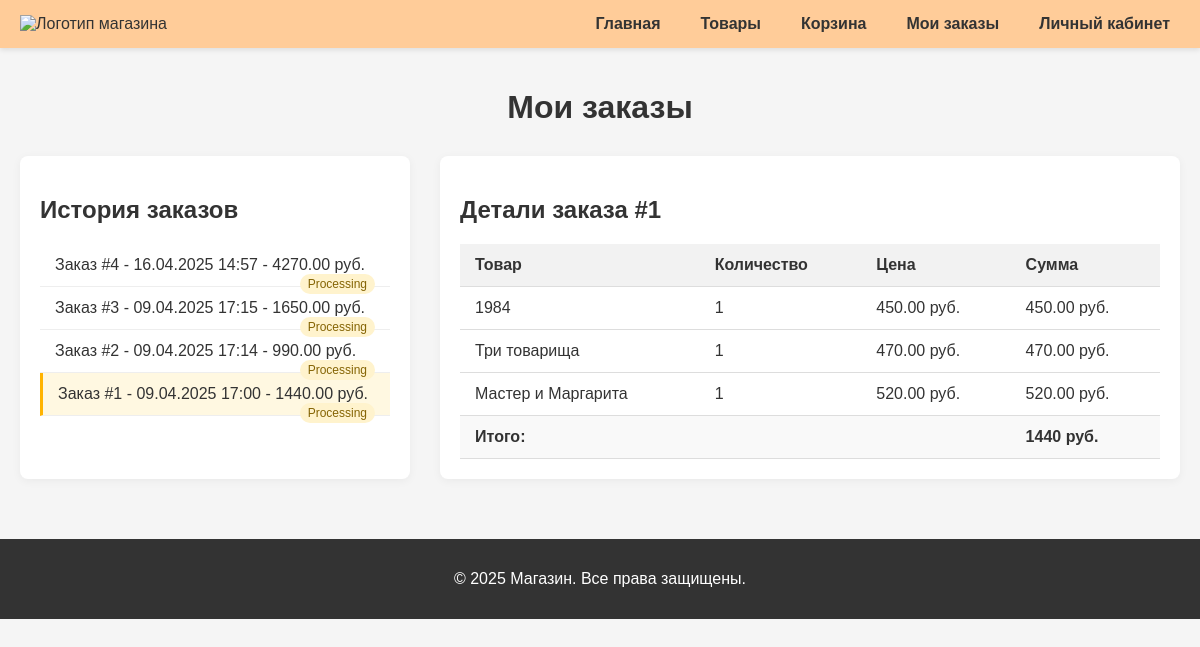
The page /pr/php/zakaz.php?order_id=1 (signed in) on the database its author committed.
### tables this page shows
CREATE TABLE `orders` (
  `id` int NOT NULL,
  `user_id` int NOT NULL,
  `order_date` datetime NOT NULL,
  `status` enum('processing','shipped','delivered','cancelled') DEFAULT 'processing'
);

CREATE TABLE `order_items` (
  `id` int NOT NULL,
  `order_id` int NOT NULL,
  `product_id` int NOT NULL,
  `quantity` int NOT NULL,
  `price` decimal(10,2) NOT NULL
);

CREATE TABLE `products` (
  `id` int NOT NULL,
  `name` varchar(100) NOT NULL,
  `description` text,
  `price` decimal(10,2) NOT NULL,
  `quantity` int NOT NULL,
  `category_id` int DEFAULT NULL,
  `image` longblob
);

### pr/php/zakaz.php (the view, shortened to what this page needs)
<?php
require_once '../db.php';
$user_id = $_SESSION['user_id'];
$order_id = isset($_GET['order_id']) ? (int)$_GET['order_id'] : null;
$orders_query = "SELECT o.id, o.order_date, o.status, SUM(oi.quantity * oi.price) as total
                 FROM orders o
                 JOIN order_items oi ON o.id = oi.order_id
                 WHERE o.user_id = ?
                 GROUP BY o.id
                 ORDER BY o.order_date DESC";
$stmt = $pdo->prepare($orders_query);
$stmt->bind_param("i", $user_id);
$stmt->execute();
$orders = $stmt->get_result()->fetch_all(MYSQLI_ASSOC);
$order_details = [];
if ($order_id) {
    $details_query = "SELECT p.name, oi.quantity, oi.price, (oi.quantity * oi.price) as subtotal
                      FROM order_items oi
                      JOIN products p ON oi.product_id = p.id
                      WHERE oi.order_id = ?";
    $stmt = $pdo->prepare($details_query);
    $stmt->bind_param("i", $order_id);
    $stmt->execute();
    $order_details = $stmt->get_result()->fetch_all(MYSQLI_ASSOC);
}
?>
<!DOCTYPE html>
<html lang="ru">
<head>
    <link rel="stylesheet" href="../css/styleszakaz.css">
</head>
<body>
    <header>
        <div class="logo">
            <img src="../images/logo.png" alt="Логотип магазина">
        </div>
        <nav>
            <ul>
                <li><a href="../index.html">Главная</a></li>
                <li><a href="../php/products.php">Товары</a></li>
                <li><a href="set_of_products.php">Корзина</a></li>
                <li><a href="zakaz.php">Мои заказы</a></li>
                <li><a href="../html/account.html">Личный кабинет</a></li>
            </ul>
        </nav>
    </header>
    <main>
        <h1>Мои заказы</h1>
        <div class="orders-container">
            <div class="orders-list">
                <h2>История заказов</h2>
                <?php if (empty($orders)): ?>
                    <p>У вас пока нет заказов</p>
                <?php else: ?>
                    <ul>
                        <?php foreach ($orders as $order): ?>
                            <li class="<?= $order['id'] == $order_id ? 'active' : '' ?>">
                                <a href="zakaz.php?order_id=<?= $order['id'] ?>">
                                    Заказ #<?= $order['id'] ?> -
                                    <?= date('d.m.Y H:i', strtotime($order['order_date'])) ?> -
                                    <?= $order['total'] ?> руб.
                                    <span class="status-badge <?= $order['status'] ?>">
                                        <?= $order['status'] ?>
                                    </span>
                                </a>
                            </li>
                        <?php endforeach; ?>
                    </ul>
                <?php endif; ?>
            </div>
            <?php if ($order_id && !empty($order_details)): ?>
                <div class="order-details">
                    <h2>Детали заказа #<?= $order_id ?></h2>
                    <table>
                        <thead>
                            <tr>
                                <th>Товар</th>
                                <th>Количество</th>
                                <th>Цена</th>
                                <th>Сумма</th>
                            </tr>
                        </thead>
                        <tbody>
                            <?php foreach ($order_details as $item): ?>
                                <tr>
                                    <td><?= htmlspecialchars($item['name']) ?></td>
                                    <td><?= $item['quantity'] ?></td>
                                    <td><?= $item['price'] ?> руб.</td>
                                    <td><?= $item['subtotal'] ?> руб.</td>
                                </tr>
                            <?php endforeach; ?>
                            <tr class="total-row">
                                <td colspan="3"><strong>Итого:</strong></td>
                                <td><strong><?= array_sum(array_column($order_details, 'subtotal')) ?> руб.</strong></td>
                            </tr>
                        </tbody>
                    </table>
                </div>
            <?php endif; ?>
        </div>
    </main>
    <footer>
        <p>&copy; <?= date('Y') ?> Магазин. Все права защищены.</p>
    </footer>
</body>
</html>

### pr/css/styleszakaz.css (style rules this page uses)
body { font-family: 'Arial', sans-serif; margin: 0; padding: 0; background-color: #f5f5f5; color: #333; }
header { background-color: #ffcc99; padding: 15px 20px; display: flex; justify-content: space-between; align-items: center; box-shadow: 0 2px 5px rgba(0,0,0,0.1); }
.logo img { height: 50px; }
nav ul { list-style: none; margin: 0; padding: 0; display: flex; gap: 20px; }
nav ul li a { text-decoration: none; color: #333; font-weight: bold; padding: 5px 10px; border-radius: 4px; transition: all 0.3s; }
main { padding: 20px; max-width: 1200px; margin: 0 auto; }
h1 { text-align: center; margin-bottom: 30px; color: #333; }
.orders-container { display: flex; gap: 30px; }
.orders-list { flex: 1; background: white; padding: 20px; border-radius: 8px; box-shadow: 0 2px 10px rgba(0,0,0,0.05); }
.order-details { flex: 2; background: white; padding: 20px; border-radius: 8px; box-shadow: 0 2px 10px rgba(0,0,0,0.05); }
.orders-list ul { list-style: none; padding: 0; margin: 0; }
.orders-list li { padding: 12px 15px; border-bottom: 1px solid #eee; transition: all 0.3s; }
.orders-list li.active { background-color: #fff8e1; border-left: 3px solid #ffb300; }
.orders-list a { text-decoration: none; color: #333; display: block; }
.status-badge { float: right; padding: 3px 8px; border-radius: 12px; font-size: 12px; text-transform: capitalize; }
.status-badge.processing { background-color: #fff3cd; color: #856404; }
table { width: 100%; border-collapse: collapse; margin-top: 20px; }
th, td { padding: 12px 15px; text-align: left; border-bottom: 1px solid #ddd; }
th { background-color: #f2f2f2; font-weight: bold; }
.total-row { font-weight: bold; background-color: #f9f9f9; }
footer { background-color: #333; color: white; text-align: center; padding: 15px; margin-top: 40px; }

### rows shown on the page
orders: id "4", order_date "16.04.2025 14:57", total "4270.00", status "Processing"
orders: id "3", order_date "09.04.2025 17:15", total "1650.00", status "Processing"
orders: id "2", order_date "09.04.2025 17:14", total "990.00", status "Processing"
orders: id "1", order_date "09.04.2025 17:00", total "1440.00", status "Processing"
order_items: product.name "1984", quantity "1", price "450.00", subtotal "450.00"
order_items: product.name "Три товарища", quantity "1", price "470.00", subtotal "470.00"
order_items: product.name "Мастер и Маргарита", quantity "1", price "520.00", subtotal "520.00"

### other values the page prints
$order_id "1"
array_sum(array_column($order_details, 'subtotal')) "1440"
